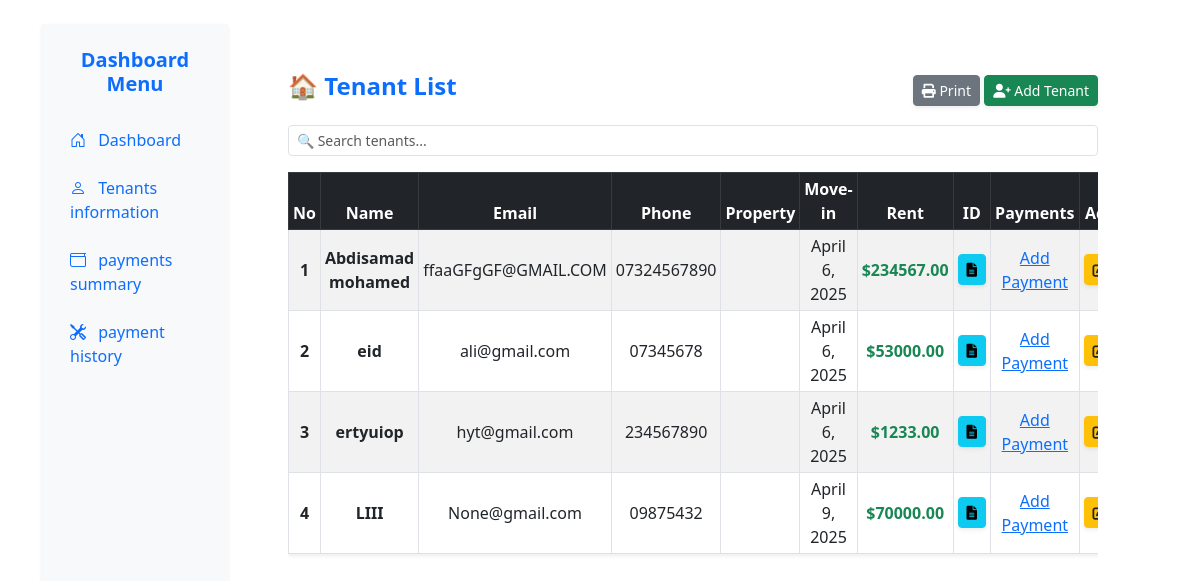
/tenant_list/ (signed in), run on an earlier commit of the app's database.
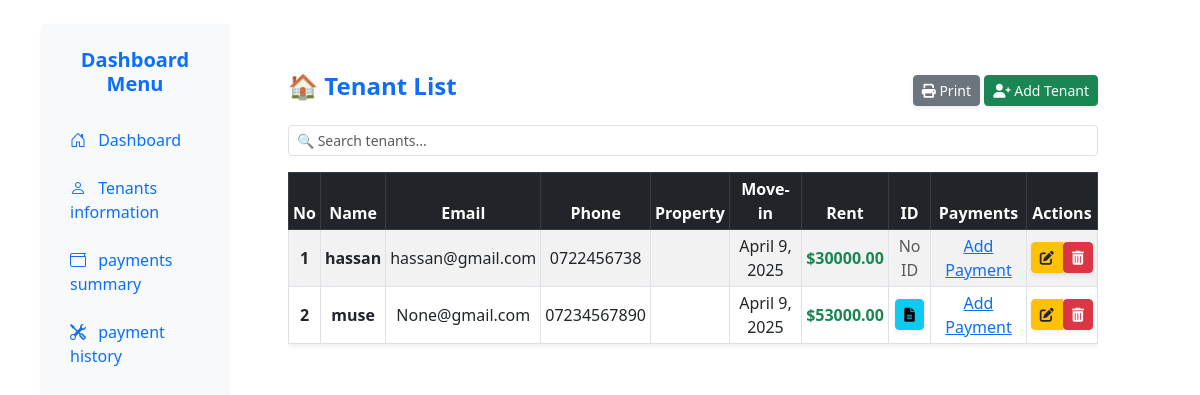
And on a later commit of the database.
### users/models.py (models this page shows, shortened)
class Tenant(models.Model):
    name = models.CharField(max_length=255)
    email = models.EmailField(unique=True)
    phone = models.CharField(max_length=20)
    property = models.ForeignKey(Property, related_name='tenants', on_delete=models.CASCADE,blank=True,null=True)
    move_in_date = models.DateField()
    rent_amount = models.DecimalField(max_digits=10, decimal_places=2)
    id_document = models.FileField(upload_to='tenant_documents/', blank=True, null=True)

### users/views.py (the view)
# urls.py: path('tenant_list/', tenant_list, name='tenant_list'),
@login_required
def tenant_list(request):
    tenants = Tenant.objects.all()
    return render(request, 'tenant/tenant_list.html', {'tenants': tenants})

### users/templates/tenant/tenant_list.html (shortened to what this page needs)
{% extends "users/base.html" %}
{% block content %}
<div class="container-fluid">
  <div class="row">
    <nav class="col-md-2 d-none d-md-block bg-light sidebar vh-100 shadow-sm">
      <div class="position-sticky pt-4">
        <h5 class="text-center text-primary fw-bold mb-4">Dashboard Menu</h5>
        <ul class="nav flex-column">
          <li class="nav-item mb-2">
            <a class="nav-link active text-primary" href="{% url 'dashboard' %}">
              <i class="bi bi-house-door me-2"></i> Dashboard
            </a>
          </li>
          <li class="nav-item mb-2">
            <a class="nav-link" href="{% url 'tenant_list' %}">
              <i class="bi bi-person me-2"></i> Tenants information
            </a>
          </li>
          <li class="nav-item mb-2">
            <a class="nav-link" href="{% url 'payment_summary' %}">
              <i class="bi bi-wallet me-2"></i> payments summary
            </a>
          </li>
          <li class="nav-item mb-2">
            <a class="nav-link" href="{% url 'payment_list' %}">
              <i class="bi bi-tools me-2"></i> payment history
            </a>
          </li>
        </ul>
      </div>
    </nav>
    <main class="col-md-10 ms-sm-auto px-md-5 py-4">
      <div class="container mt-4">
        <div class="d-flex justify-content-between align-items-center mb-3 flex-wrap">
          <h4 class="text-primary fw-bold">🏠 Tenant List</h4>
          <div>
            <button class="btn btn-secondary btn-sm shadow-sm" onclick="printTable()">
              <i class="fas fa-print"></i> Print
            </button>
            <a href="{% url 'add_tenant' %}" class="btn btn-success btn-sm shadow-sm">
              <i class="fas fa-user-plus"></i> Add Tenant
            </a>
          </div>
        </div>
        <input type="text" id="tenantSearch" class="form-control form-control-sm mb-3" placeholder="🔍 Search tenants..." onkeyup="filterTable()">
        <div class="table-responsive" style="max-height: 400px; overflow-y: auto;">
          <table class="table table-sm table-bordered table-striped table-hover text-center align-middle shadow-sm" id="tenantTable">
            <thead class="table-dark">
              <tr>
                <th>No</th>
                <th>Name</th>
                <th>Email</th>
                <th>Phone</th>
                <th>Property</th>
                <th>Move-in</th>
                <th>Rent</th>
                <th>ID</th>
                <th>Payments</th>
                <th>Actions</th>
              </tr>
            </thead>
            <tbody>
              {% for tenant in tenants %}
              <tr>
                <td class="fw-semibold">{{ tenant.id}}</td>
                <td class="fw-semibold">{{ tenant.name }}</td>
                <td>{{ tenant.email }}</td>
                <td>{{ tenant.phone }}</td>
                <td>{{ tenant.property_address }}</td>
                <td>{{ tenant.move_in_date }}</td>
                <td><span class="fw-bold text-success">${{ tenant.rent_amount }}</span></td>
                <td>
                  {% if tenant.id_document %}
                  <a href="{{ tenant.id_document.url }}" target="_blank" class="btn btn-info btn-sm shadow-sm">
                    <i class="fas fa-file-alt"></i>
                  </a>
                  {% else %}
                  <span class="text-muted">No ID</span>
                  {% endif %}
                </td>
                <td>
                  <a href="{% url 'add_payment_tenant' tenant.id %}">Add Payment</a>
                </td>
                <td>
                  <div class="btn-group" role="group">
                    <a href="{% url 'edit_tenant' tenant.id %}" class="btn btn-warning btn-sm text-dark shadow-sm">
                      <i class="fas fa-edit"></i>
                    </a>
                    <form action="{% url 'delete_tenant' tenant.id %}" method="POST" class="d-inline">
                      <button type="submit" class="btn btn-danger btn-sm shadow-sm" onclick="return confirm('Are you sure?');">
                        <i class="fas fa-trash-alt"></i>
                      </button>
                    </form>
                  </div>
                </td>
              </tr>
              {% empty %}
              <tr>
                <td colspan="9" class="text-muted text-center fw-semibold py-3">No tenants found.</td>
              </tr>
              {% endfor %}
            </tbody>
          </table>
        </div>
      </div>
    </main>
  </div>
</div>
<link rel="stylesheet" href="https://cdnjs.cloudflare.com/ajax/libs/font-awesome/6.0.0/css/all.min.css">
{% endblock %}

### users/templates/users/base.html (shortened to what this page needs)
<!DOCTYPE html>
<html lang="en">
<head>
    <link href="https://cdn.jsdelivr.net/npm/bootstrap-icons/font/bootstrap-icons.css" rel="stylesheet">
    <link rel="stylesheet" href="https://cdn.jsdelivr.net/npm/bootstrap@5.3.0/dist/css/bootstrap.min.css">
</head>
<body>
    <div class="container mt-4">
        {% block content %}{% endblock %}
    </div>
</body>

What changed in the data, as far as the page shows it:
removed Tenant: id "3", name "ertyuiop", email "hyt@gmail.com", phone "234567890", move_in_date "April 6, 2025", rent_amount "1233.00"
removed Tenant: id "4", name "LIII", email "None@gmail.com", phone "09875432", move_in_date "April 9, 2025", rent_amount "70000.00"
changed Tenant id 1: name "Abdisamad mohamed" → "hassan"; email "ffaaGFgGF@GMAIL.COM" → "hassan@gmail.com"; phone "07324567890" → "0722456738"; move_in_date "April 6, 2025" → "April 9, 2025"; rent_amount "234567.00" → "30000.00"; now shows "No ID"
changed Tenant id 2: name "eid" → "muse"; email "ali@gmail.com" → "None@gmail.com"; phone "07345678" → "07234567890"; move_in_date "April 6, 2025" → "April 9, 2025"
